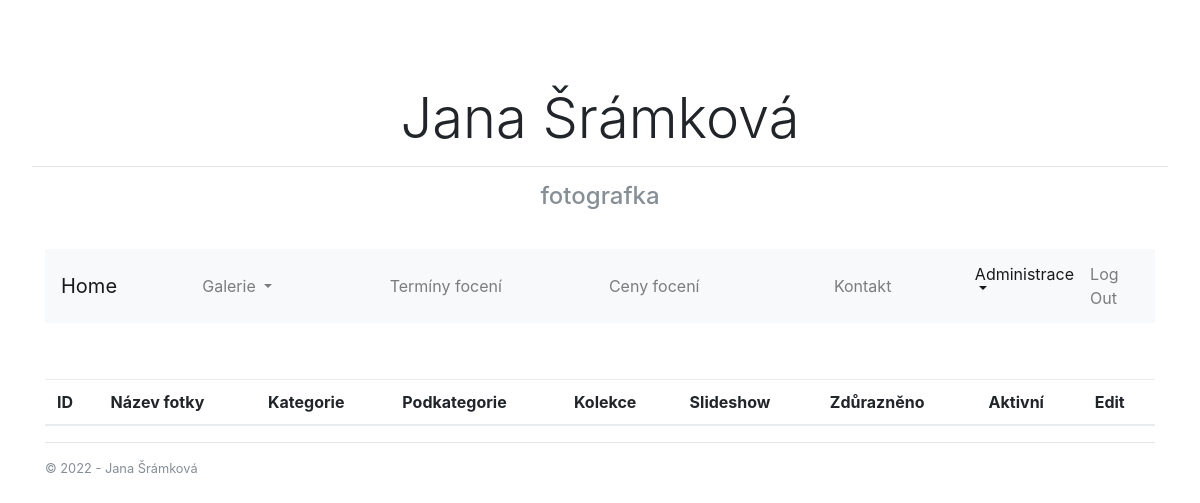
The app's page /admin/gallery (signed in), older data.
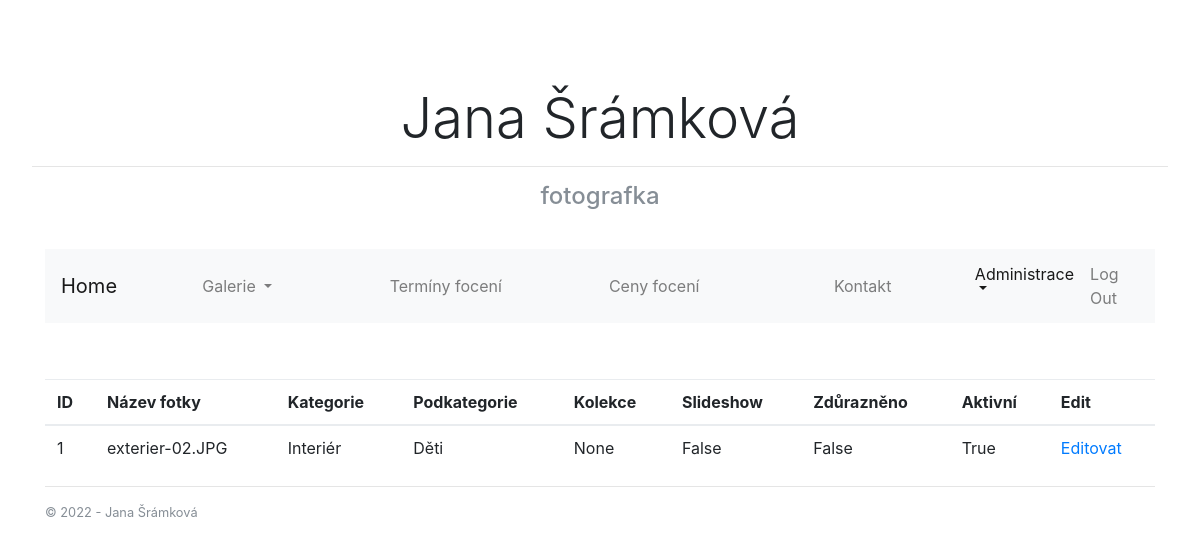
The same page, newer data.
### AtelierApp/models.py (models this page shows, shortened)
class Photo(db.Model):
    __tablename__ = 'photos'
    id = db.Column(db.Integer, primary_key=True)
    filename = db.Column(db.String(64), index=True, nullable=False)
    filepath = db.Column(db.String(256))
    slideshow = db.Column(db.Boolean, default=False)
    active = db.Column(db.Boolean, default=True)
    featured = db.Column(db.Boolean, default=False)
    collection_id = db.Column(db.Integer, db.ForeignKey('collections.id'))
    category_id = db.Column(db.Integer, db.ForeignKey('categories.id'))
    subcategory_id = db.Column(db.Integer, db.ForeignKey('subcategories.id'))

class Category(db.Model):
    __tablename__ = 'categories'
    id = db.Column(db.Integer, primary_key=True)
    name = db.Column(db.String(64), index=True, unique=True)
    fullname = db.Column(db.String(64), index=False, unique=True)
    photos = db.relationship('Photo', backref='category', lazy='dynamic')

class Subcategory(db.Model):
    __tablename__ = 'subcategories'
    id = db.Column(db.Integer, primary_key=True)
    name = db.Column(db.String(64), index=True, unique=True)
    fullname = db.Column(db.String(64), index=False, unique=True)
    photos = db.relationship('Photo', backref='subcategory', lazy='dynamic')

### AtelierApp/views.py (the view)
@app.route('/admin/gallery')
@login_required
@required_roles('Admin')
def admin_gallery():
    phs = Photo.query.join(Category).join(Subcategory).order_by(Photo.active.desc()).all()
    photos = []
    for p in phs:
        photos.append({'filename': p.filename,
                      'filepath': p.filepath,
                      'active': p.active,
                      'slideshow': p.slideshow,
                      'featured': p.featured,
                      'category': p.category.fullname,
                      'subcategory': p.subcategory.fullname,
                      'collection': None,
                      'id': p.id
                     })
    return render_template('admin-gallery.html', photos=photos, title=u'Správa fotografií', year=datetime.now().year)

### AtelierApp/models.py (called while the page is built)
    @property
    def is_admin(self):
        adminRole = Role.query.filter_by(name='Admin').first()
        return self.role==adminRole

### AtelierApp/views.py (called while the page is built)
@lm.user_loader
def load_user(id):
    return User.query.get(int(id))

@app.before_request
def before_request():
    g.user = current_user

### AtelierApp/templates/admin-gallery.html (shortened to what this page needs)
﻿{% extends "layout.html" %}
{% block content %}
<table class="table table-hover">
    <thead>
        <th>ID</th>
        <th>Název fotky</th>
        <th>Kategorie</th>
        <th>Podkategorie</th>
        <th>Kolekce</th>
        <th>Slideshow</th>
        <th>Zdůrazněno</th>
        <th>Aktivní</th>
        <th>Edit</th>
    </thead>
    <tbody>
        {% for p in photos %}
        {% if p.active %}
        <tr>
        {% else %}
        <tr class='active'>
        {% endif %}
            <td>{{p.id}}</td>
            <td><span title="{{p.filepath}}">{{p.filename}}</span></td>
            <td>{{p.category}}</td>
            <td>{{p.subcategory}}</td>
            <td>{{p.collection}}</td>
            <td>{{p.slideshow}}</td>
            <td>{{p.featured}}</td>
            <td>{{p.active}}</td>
            <td><a href="{{ url_for('edit_photo', id=p.id) }}">Editovat</a></td>
        </tr>
        {% endfor %}
    </tbody>
</table>
{% endblock %}

Row changes from the older to the newer data that the page shows:
added Photo: filename "exterier-02.JPG"
added Category: category "Interiér"
added Subcategory: subcategory "Děti"
Text that changed along with them:
new list line: "1 None False False True Editovat"
